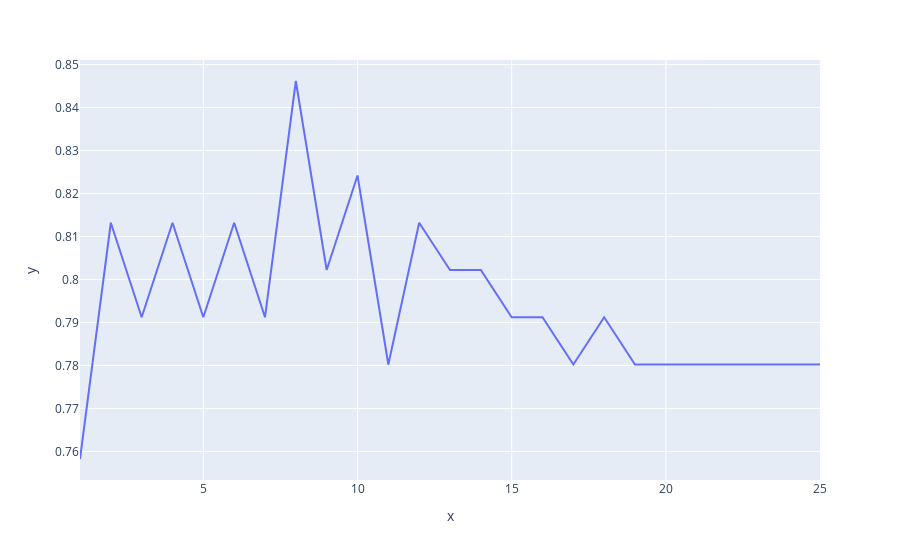

Source (notebook cell):
### Code cell
px.line(x=k_range,y=scores_list)

### Figure 1 — Plotly figure (JSON) as saved in the notebook; plotly's stock layout.template omitted (floating-point values rounded to 4 significant figures)
{"data": [{"hovertemplate": "x=%{x}<br>y=%{y}<extra></extra>", "legendgroup": "", "line": {"color": "#636efa", "dash": "solid"}, "mode": "lines", "name": "", "orientation": "v", "showlegend": false, "type": "scatter", "x": [1, 2, 3, 4, 5, 6, 7, 8, 9, 10, 11, 12, 13, 14, 15, 16, 17, 18, 19, 20, 21, 22, 23, 24, 25], "xaxis": "x", "y": [0.7582, 0.8132, 0.7912, 0.8132, 0.7912, 0.8132, 0.7912, 0.8462, 0.8022, 0.8242, 0.7802, 0.8132, 0.8022, 0.8022, 0.7912, 0.7912, 0.7802, 0.7912, 0.7802, 0.7802, 0.7802, 0.7802, 0.7802, 0.7802, 0.7802], "yaxis": "y"}], "layout": {"legend": {"tracegroupgap": 0}, "margin": {"t": 60}, "xaxis": {"anchor": "y", "domain": [0, 1], "title": {"text": "x"}}, "yaxis": {"anchor": "x", "domain": [0, 1], "title": {"text": "y"}}}}
